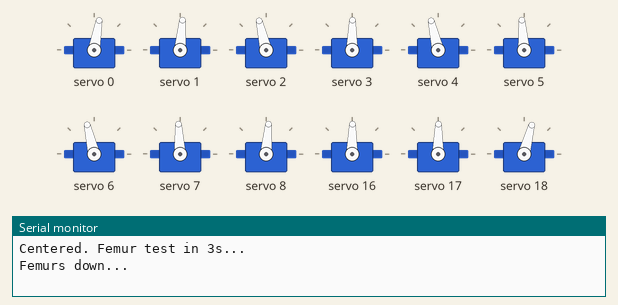
Recording of a sketch running on a simulated Arduino Uno, built with avr-gcc and run on an emulated ATmega328P. On the bench: 12 × servo, the last lines printed to the serial monitor.

Above: at 4.05 s.
At 6.7 s:
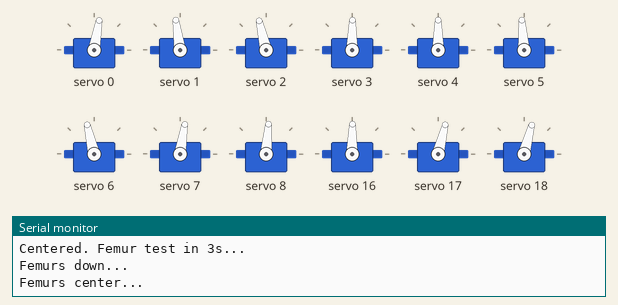
Timing chart, 0 to 10.6 s (numbered marks = the images above):
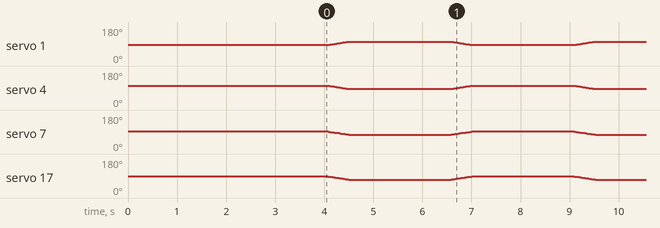

The sketch:

hexapod_femur_test.ino
```cpp
// Hexapod Femur-only sit-stand test
// Only femurs move, tibias and coxas stay at center

#include <Wire.h>
#include <Adafruit_PWMServoDriver.h>

Adafruit_PWMServoDriver pca1 = Adafruit_PWMServoDriver(0x40);
Adafruit_PWMServoDriver pca2 = Adafruit_PWMServoDriver(0x41);

#define SERVO_FREQ 50
#define SIT_OFFSET 40

int centers[18] = {
  280, 290, 330,  // L1
  300, 330, 310,  // L2
  330, 310, 290,  // L3
  300, 300, 270,  // L4
  260, 230, 320,  // L5
  280, 250, 300   // L6
};

int curPos[18];

void setServo(int s, int val) {
  if (s < 9) pca1.setPWM(s, 0, val);
  else pca2.setPWM(s - 9, 0, val);
}

void smoothMoveAll(int targets[18], int stepDelay) {
  bool moving = true;
  while (moving) {
    moving = false;
    for (int i = 0; i < 18; i++) {
      if (curPos[i] != targets[i]) {
        moving = true;
        if (curPos[i] < targets[i]) curPos[i]++;
        else curPos[i]--;
        setServo(i, curPos[i]);
      }
    }
    delay(stepDelay);
  }
}

void centerAll() {
  for (int i = 0; i < 18; i++) {
    curPos[i] = centers[i];
    setServo(i, centers[i]);
  }
}

void setup() {
  Serial.begin(9600);
  delay(1000);
  pca1.begin();
  pca1.setPWMFreq(SERVO_FREQ);
  delay(10);
  pca2.begin();
  pca2.setPWMFreq(SERVO_FREQ);
  delay(10);

  centerAll();
  Serial.println("Centered. Femur test in 3s...");
  delay(3000);
}

void loop() {
  int targets[18];
  for (int i = 0; i < 18; i++) targets[i] = centers[i];

  // Femur sit directions: L1=+, L2=-, L3=-, L4=-, L5=+, L6=+
  int femurs[] = {1, 4, 7, 10, 13, 16};
  int femurDir[] = {1, -1, -1, -1, 1, 1};

  for (int i = 0; i < 6; i++) {
    targets[femurs[i]] = centers[femurs[i]] + (SIT_OFFSET * femurDir[i]);
  }

  Serial.println("Femurs down...");
  smoothMoveAll(targets, 8);
  delay(2000);

  Serial.println("Femurs center...");
  int stand[18];
  for (int i = 0; i < 18; i++) stand[i] = centers[i];
  smoothMoveAll(stand, 8);
  delay(2000);
}
```
